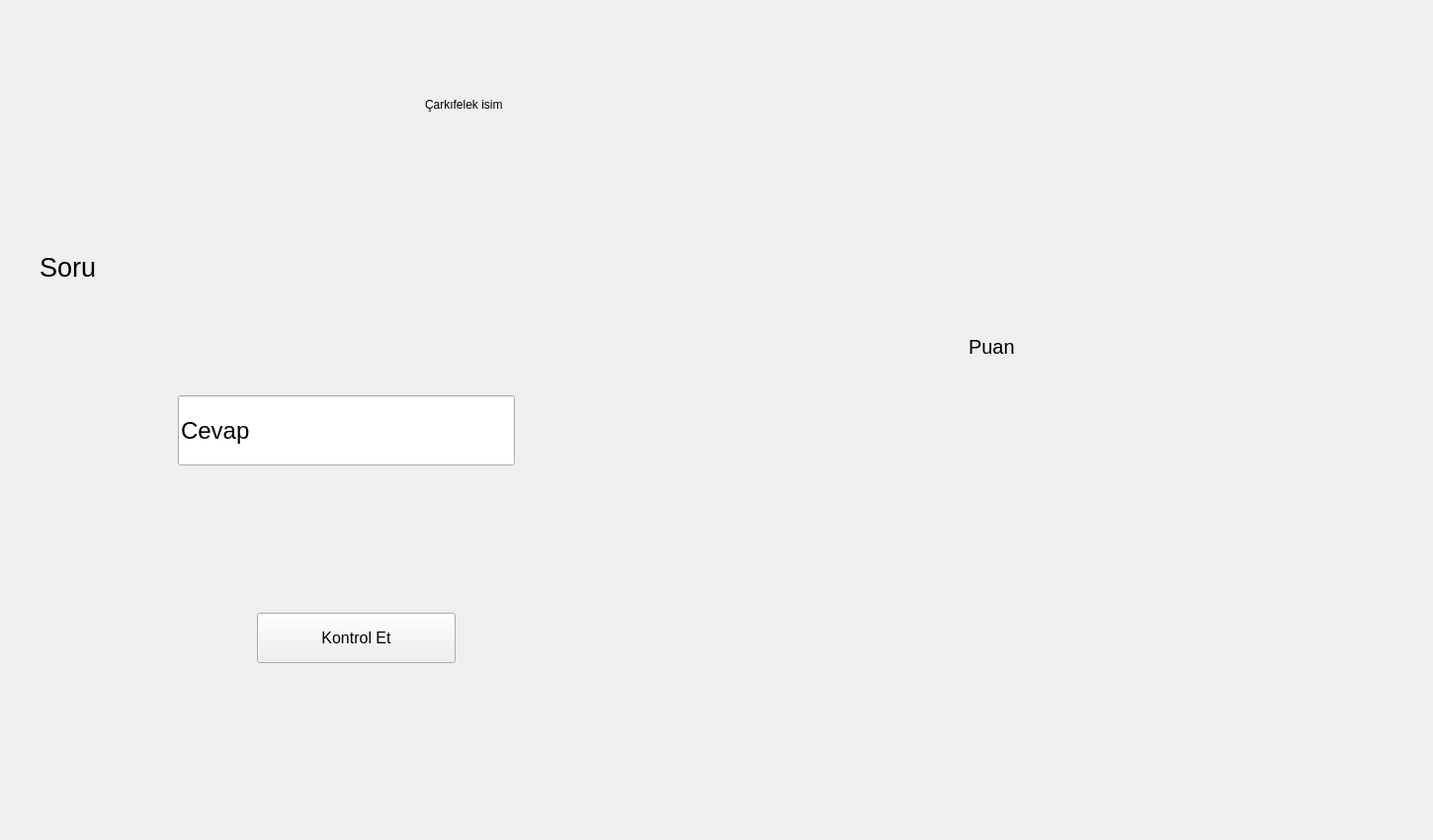
<?xml version="1.0" encoding="UTF-8"?>
<ui version="4.0">
 <class>MainWindow3</class>
 <widget class="QMainWindow" name="MainWindow3">
  <property name="geometry">
   <rect>
    <x>0</x>
    <y>0</y>
    <width>1450</width>
    <height>850</height>
   </rect>
  </property>
  <property name="windowTitle">
   <string>MainWindow</string>
  </property>
  <property name="styleSheet">
   <string notr="true"/>
  </property>
  <widget class="QWidget" name="centralwidget">
   <property name="styleSheet">
    <string notr="true"/>
   </property>
   <widget class="QLabel" name="labelsoru">
    <property name="geometry">
     <rect>
      <x>40</x>
      <y>230</y>
      <width>611</width>
      <height>81</height>
     </rect>
    </property>
    <property name="font">
     <font>
      <pointsize>20</pointsize>
     </font>
    </property>
    <property name="text">
     <string>Soru</string>
    </property>
   </widget>
   <widget class="QLineEdit" name="linecvp">
    <property name="geometry">
     <rect>
      <x>180</x>
      <y>400</y>
      <width>341</width>
      <height>71</height>
     </rect>
    </property>
    <property name="font">
     <font>
      <pointsize>18</pointsize>
     </font>
    </property>
    <property name="text">
     <string>Cevap</string>
    </property>
   </widget>
   <widget class="QLabel" name="labelisim">
    <property name="geometry">
     <rect>
      <x>430</x>
      <y>80</y>
      <width>451</width>
      <height>51</height>
     </rect>
    </property>
    <property name="text">
     <string>Çarkıfelek isim</string>
    </property>
   </widget>
   <widget class="QPushButton" name="btnkontrol">
    <property name="geometry">
     <rect>
      <x>260</x>
      <y>620</y>
      <width>201</width>
      <height>51</height>
     </rect>
    </property>
    <property name="font">
     <font>
      <pointsize>12</pointsize>
     </font>
    </property>
    <property name="text">
     <string>Kontrol Et</string>
    </property>
   </widget>
   <widget class="QLabel" name="labelpuan">
    <property name="geometry">
     <rect>
      <x>980</x>
      <y>250</y>
      <width>291</width>
      <height>201</height>
     </rect>
    </property>
    <property name="font">
     <font>
      <pointsize>15</pointsize>
     </font>
    </property>
    <property name="text">
     <string>Puan</string>
    </property>
   </widget>
   <widget class="QLabel" name="label">
    <property name="geometry">
     <rect>
      <x>510</x>
      <y>620</y>
      <width>121</width>
      <height>41</height>
     </rect>
    </property>
    <property name="font">
     <font>
      <pointsize>10</pointsize>
     </font>
    </property>
    <property name="text">
     <string/>
    </property>
   </widget>
  </widget>
 </widget>
 <resources>
  <include location="imgler.qrc"/>
 </resources>
 <connections/>
</ui>
